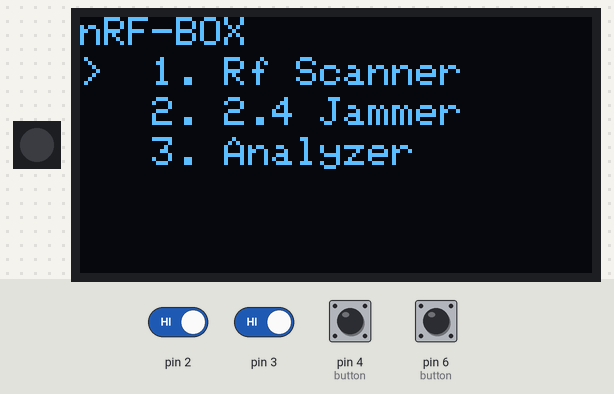
Recording of a sketch running on a simulated Arduino Uno, built with avr-gcc and run on an emulated ATmega328P. Shown: 1 RGB LEDs in strip order, left to right, 128×64 one-colour display. Inputs (shaded band) come from the test bench; at power-on: pin 2, pin 3, pin 4 (button), pin 6 (button) HIGH. No radio packets arrive unless stated.

Above: at 1.2 s.
1.3 s: pin 2 driven LOW
At 1.66 s:
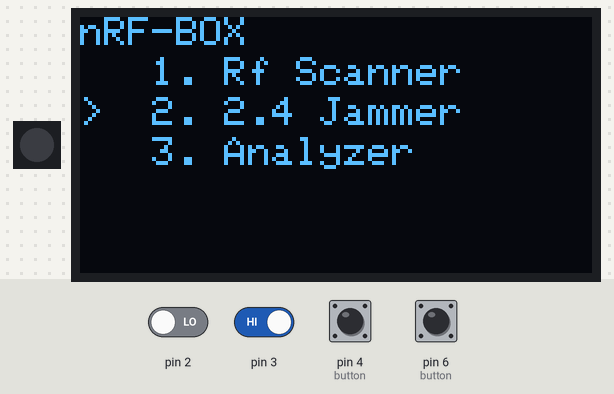
3.7 s: pin 4 (button) pulled LOW for 0.15 s
At 4.8 s:
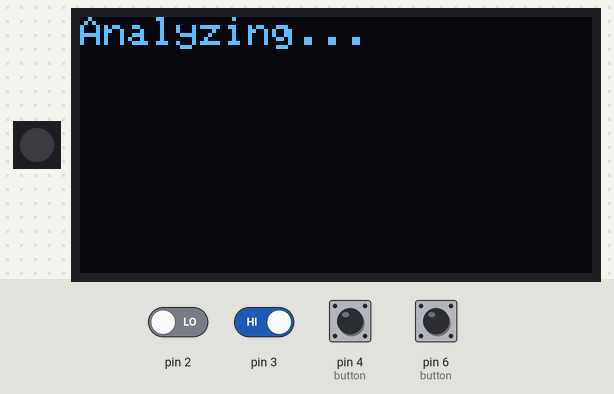
6.8 s: pin 4 (button) pulled LOW for 1 s
At 8.0 s:
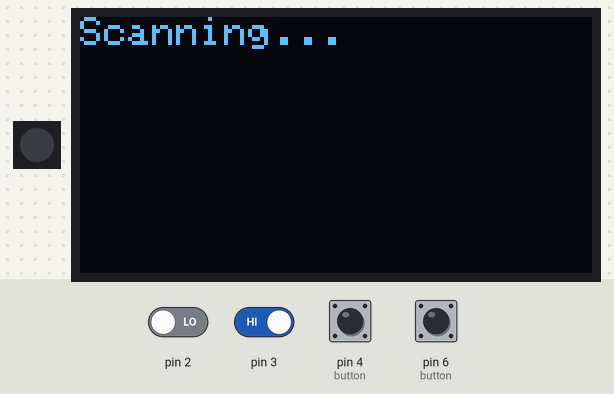
10.7 s: pin 4 (button) pulled LOW for 1 s
At 11.7 s:
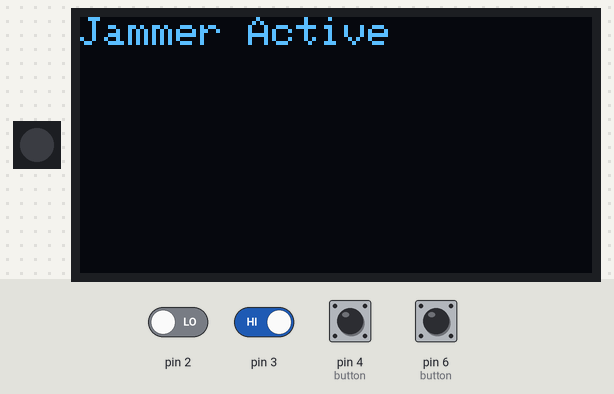
14.6 s: pin 3 driven LOW
Timing chart, 0 to 17.1 s (numbered marks = the images above; inputs shaded):
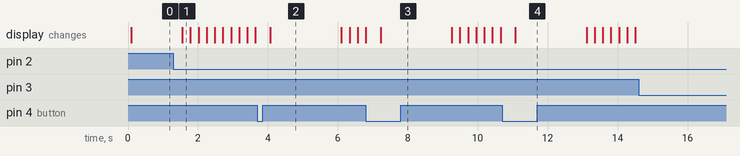

Measured:
- after the input at 1.3 s, the display: changes after 0.25 s (image 1)
- after the input at 3.7 s, the display: changes after 0.37 s (image 2)
- after the input at 6.8 s, the display: changes after 0.43 s (image 3)
- after the input at 10.7 s, the display: changes after 0.38 s (image 4)
- after the input at 14.6 s, every drawn part: stays the same
- what the display in image 2 shows lasts 2.0 s, from 4.1 s to 6.1 s

The sketch:

ThothBox_Software_PoC.ino
```cpp
#include <Arduino.h>
#include <SPI.h>
#include <Wire.h>
#include <Adafruit_GFX.h>
#include <Adafruit_SSD1306.h>
#include <Adafruit_NeoPixel.h>
#include <nRF24L01.h>
#include <RF24.h>

//OLED Graphics Display(Monochrome 1.3 inch 128x64) Pins Connections
#define OLED_Data 23  //From ESP_GPIO_23 & NRF_MOSI
#define OLED_Clk 18   //From ESP_GPIO_18 & NRF_SCK
#define OLEC_DC 4     //To ESP_GPIO_04
//#define OLED_RST      //To ESP_CLK
#define OLED_CS 2  //To ESP_GPIO_02
//#define OLED_VIN      //Positive Terminal
//#define OLED_GND      //Ground Terminal
//#define OLEC_3V3 //Connected to None

//NRF24L01 Pins Connections
#define NRF_MISO 19  //To ESP_GPIO_19
//#define NRF_SCK      //To OLED_Clk
#define NRF_CE 0  //To ESP_GPIO_00
//#define NRF_GND      //Ground Terminal
//#define NRF_VCC      //Positive Terminal
#define NRF_CS 5  //ESP_GPIO_05
//#define NRF_MOSI     //OLED_Data
//#define IRQ //Connected to None

//ESP32DevKitC Pins Connections
//#define ESP_CLK      //From OLED_RST
//#define ESP_SD0      //From PushButton
//#define ESP_SD1      //From PushButton
//#define ESP_GPIO_02  //From OLED_CS
//#define ESP_GPIO_00  //From NRF_CE
//#define ESP_GPIO_04  //From OLED_DC
//#define ESP_GPIO_05  //From NRF_CS
//#define ESP_GPIO_18  //To OLED_CLK
//#define ESP_GPIO_19  //From NRF_MISO
//#define ESP_GPIO_23  //To OLED_Data
//#define ESP_GND      //Ground Terminal
//#define ESP_3V3      //Positive Terminal
//#define ESP_SD2      //From PushButton
//#define ESP_SD3      //From PushButton

// Display and RF Module Setup
Adafruit_SSD1306 display(128, 64, &Wire, -1);
RF24 radio(NRF_CE, NRF_CS);
Adafruit_NeoPixel pixels(1, 5, NEO_GRB + NEO_KHZ800);

// Menu States
enum MenuState {
  MAIN_MENU,
  SCANNER,
  JAMMER,
  ANALYZER,
};

// Global Variables
MenuState currentState = MAIN_MENU;
int selected = 0;

// Function Declarations
void setupDisplay();
void setupRadio();
void menuLoop();
void displayMenu();
void scannerLoop();
void jammerLoop();
void analyzerLoop();

void setup() {
  Serial.begin(115200);
  pixels.begin();
  setupDisplay();
  setupRadio();
}

void loop() {
  switch (currentState) {
    case MAIN_MENU:
      displayMenu();
      break;
    case SCANNER:
      scannerLoop();
      break;
    case JAMMER:
      jammerLoop();
      break;
    case ANALYZER:
      analyzerLoop();
      break;
  }
}

void setupDisplay() {
  display.begin(SSD1306_SWITCHCAPVCC, OLED_CS);
  display.clearDisplay();
  display.display();
}

void setupRadio() {
  radio.begin();
  radio.setAutoAck(false);
}

void displayMenu() {
  const char* options[] = {
    " 1. Rf Scanner ",
    " 2. 2.4 Jammer ",
    " 3. Analyzer   "
  };

  display.clearDisplay();
  display.setTextSize(1);
  display.setTextColor(SSD1306_WHITE);
  display.setCursor(0, 0);
  display.println("nRF-BOX");

  for (int i = 0; i < 3; i++) {
    display.setCursor(0, 10 + i * 10);
    if (i == selected) {
      display.print("> ");
    } else {
      display.print("  ");
    }
    display.println(options[i]);
  }
  display.display();

  // Simulate button inputs for demo purposes (replace with actual button reads)
  if (digitalRead(2) == LOW) {  // Down button
    selected = (selected + 1) % 3;
    delay(200);
  }
  if (digitalRead(3) == LOW) {  // Up button
    selected = (selected - 1 + 3) % 3;
    delay(200);
  }
  if (digitalRead(4) == LOW) {  // Enter button
    currentState = static_cast<MenuState>(selected + 1);
    delay(200);
  }
  if (digitalRead(6) == LOW) {  // Back button
    currentState = MAIN_MENU;
    delay(200);
  }
}

void scannerLoop() {
  // Implement your scanning logic here
  // For example:
  display.clearDisplay();
  display.setTextSize(1);
  display.setCursor(0, 0);
  display.println("Scanning...");
  display.display();
  delay(2000);               // Simulate scanning
  currentState = MAIN_MENU;  // Return to main menu
}

void jammerLoop() {
  // Implement your jamming logic here
  display.clearDisplay();
  display.setTextSize(1);
  display.setCursor(0, 0);
  display.println("Jammer Active");
  display.display();
  delay(2000);               // Simulate jamming
  currentState = MAIN_MENU;  // Return to main menu
}

void analyzerLoop() {
  // Implement your analyzer logic here
  display.clearDisplay();
  display.setTextSize(1);
  display.setCursor(0, 0);
  display.println("Analyzing...");
  display.display();
  delay(2000);               // Simulate analyzing
  currentState = MAIN_MENU;  // Return to main menu
}
```
